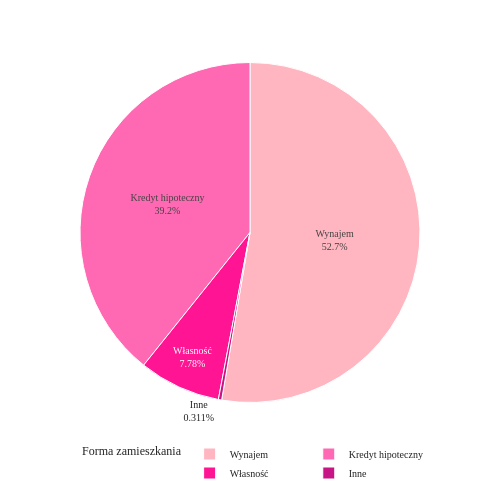

The notebook cell this image was saved under:
### Code cell
import plotly.express as px

custom_pink = ['#FFB6C1','#FF69B4','#FF1493','#C71585','#FFE6F2', '#FF85A1', '#E75480']

mapowanie_wlasnosc = {
    "RENT": "Wynajem",
    "OWN": "Własność",
    "MORTGAGE": "Kredyt hipoteczny",
    "OTHER": "Inne"
}

wlasnosc = (
    data_proc['person_home_ownership']
    .map(mapowanie_wlasnosc)
    .value_counts()
)

fig = px.pie(
    values=wlasnosc.values,
    names=wlasnosc.index,
    color_discrete_sequence=custom_pink
)

fig.update_traces(
    textinfo='percent+label',  # możesz zmienić na 'label' jeśli nie chcesz procentów w ogóle
    textfont=dict(size=10, family="Times New Roman"),
    marker=dict(line=dict(color='white', width=1))
)

fig.update_layout(
    width=500,
    height=500,
    template="simple_white",
    font=dict(
        family="Times New Roman",
        size=10
    ),
    legend=dict(
        title="Forma zamieszkania",
        font=dict(size=10),
        orientation="h",
        y=-0.1
    )
)

fig.show()

### Figure 1 — Plotly figure (JSON) as saved in the notebook; plotly's stock layout.template omitted (floating-point values rounded to 4 significant figures)
{"data": [{"domain": {"x": [0, 1], "y": [0, 1]}, "hovertemplate": "label=%{label}<br>value=%{value}<extra></extra>", "labels": ["Wynajem", "Kredyt hipoteczny", "Własność", "Inne"], "legendgroup": "", "marker": {"line": {"color": "white", "width": 1}}, "name": "", "showlegend": true, "textfont": {"family": "Times New Roman", "size": 10}, "textinfo": "percent+label", "type": "pie", "values": [13697, 10206, 2022, 81]}], "layout": {"font": {"family": "Times New Roman", "size": 10}, "height": 500, "legend": {"font": {"size": 10}, "orientation": "h", "title": {"text": "Forma zamieszkania"}, "tracegroupgap": 0, "y": -0.1}, "margin": {"t": 60}, "piecolorway": ["#FFB6C1", "#FF69B4", "#FF1493", "#C71585", "#FFE6F2", "#FF85A1", "#E75480"], "width": 500}}
